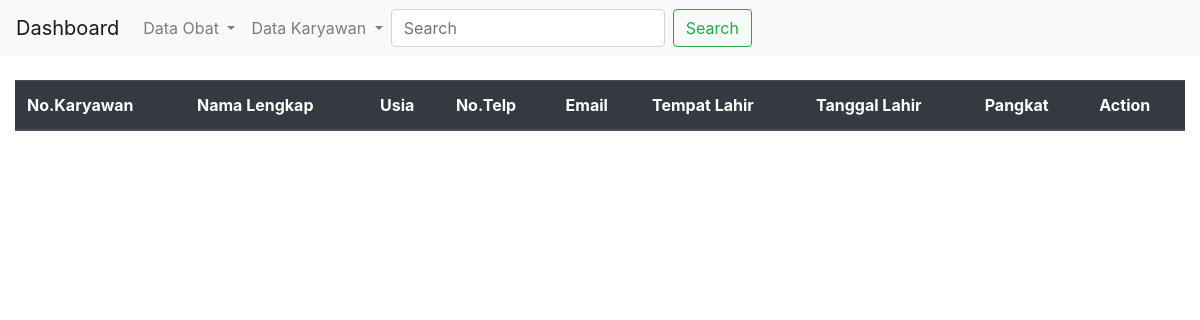
/, run on an earlier commit of the app's database.
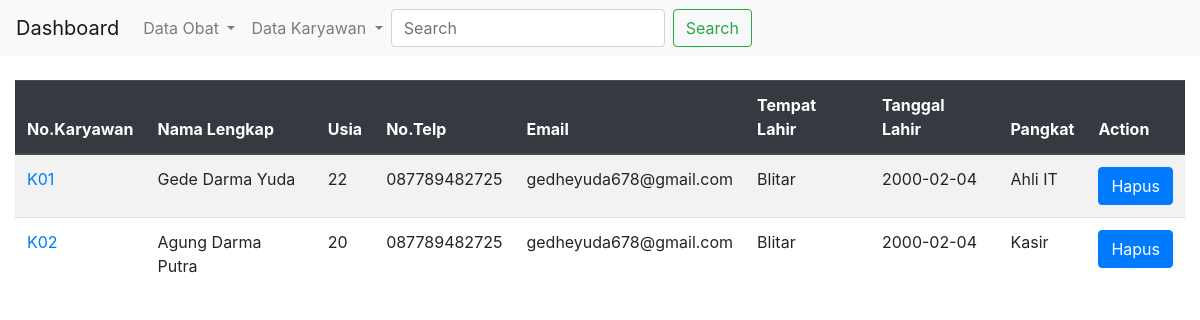
And on a later commit of the database.
### karyawan/models.py (models this page shows, shortened)
class Karyawan(models.Model):
    no_karyawan = models.CharField(max_length=10)
    nama_lengkap = models.TextField()
    usia = models.IntegerField()
    no_telp = models.CharField(max_length=20)
    email = models.EmailField()
    tempat_lahir = models.CharField(max_length=20)
    tanggal_lahir = models.CharField(max_length=20)
    jabatan_id = models.ForeignKey(Jabatan, on_delete=models.CASCADE, null=True)
    create_at = models.DateTimeField(auto_now_add=True)

class Jabatan(models.Model):
    jabatan = models.CharField(max_length=20)

### karyawan/views.py (the view)
# urls.py: path('', views.karyawan_list, name="karyawan_list"),
def karyawan_list(request):
    karyawan = Karyawan.objects.all()
    return render(request, "karyawan/list_karyawan.html",{ "karyawans": karyawan,})

### templates/karyawan/list_karyawan.html (shortened to what this page needs)
{% extends "master/base.html" %}
{% load static %}
{% block body %}
<br />
<div class="table-responsive">
  <table class="table table-striped table-fixed" id="data">
    <thead class="thead-dark">
      <tr>
        <th scope="col">No.Karyawan</th>
        <th scope="col">Nama Lengkap</th>
        <th scope="col">Usia</th>
        <th scope="col">No.Telp</th>
        <th scope="col">Email</th>
        <th scope="col">Tempat Lahir</th>
        <th scope="col">Tanggal Lahir</th>
        <th scope="col">Pangkat</th>
        <th scope="col">Action</th>
      </tr>
    </thead>
    <tbody id="myTable">
      {% for Karyawan in karyawans %}
      <tr>
        <td><a href="{% url 'karyawan:update_karyawan' Karyawan.id %}">{{ Karyawan.no_karyawan }}</a></td>
        <td>{{ Karyawan.nama_lengkap }}</td>
        <td>{{ Karyawan.usia }}</td>
        <td>{{ Karyawan.no_telp }}</td>
        <td>{{ Karyawan.email }}</td>
        <td>{{ Karyawan.tempat_lahir }}</td>
        <td>{{ Karyawan.tanggal_lahir }}</td>
        <td>{{ Karyawan.jabatan_id.jabatan }}</td>
        <td>  <button type="button" class="btn btn-primary" data-toggle="modal" data-target="#hapus-{{Karyawan.id}}">
          Hapus
        </button></td>
      </tr>
      {% endfor %}
    </tbody>
  </table>
</div>
{% endblock body %}

What changed in the data, as far as the page shows it:
added Karyawan: no_karyawan "K01", nama_lengkap "Gede Darma Yuda", usia "22", no_telp "087789482725", email "gedheyuda678@gmail.com", tempat_lahir "Blitar", tanggal_lahir "2000-02-04", jabatan_id.jabatan "Ahli IT"
added Karyawan: no_karyawan "K02", nama_lengkap "Agung Darma Putra", usia "20", no_telp "087789482725", email "gedheyuda678@gmail.com", tempat_lahir "Blitar", tanggal_lahir "2000-02-04", jabatan_id.jabatan "Kasir"
